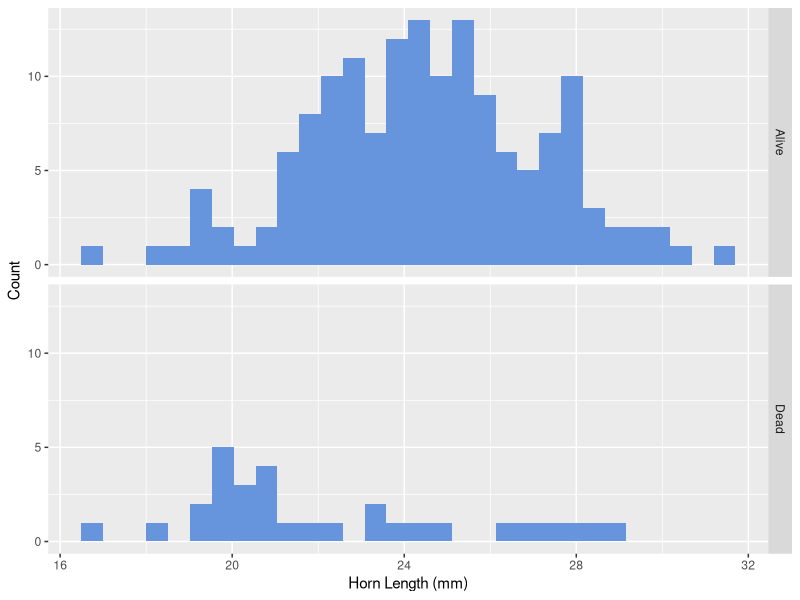

Write the R code that produced this figure.
## ---- chunk 1
#| echo: false
#| message: false

library(tidyverse)

SEM <- function(x) {
  sd(x) / sqrt(length(x))
}

## ---- chunk 2
set.seed(3575575)

Alive <- rnorm(n = 150, mean = 24.5, sd = 2.6)
Dead <- rnorm(n = 30, mean = 22.0, sd = 2.7)
Group <- c(rep("Alive", 150), rep("Dead", 30))

HL <- tibble(Horn_Length = c(Alive, Dead), Group = factor(Group))

HL |>
  ggplot(aes(Horn_Length)) +
  geom_histogram(bins = 30, fill = "#6695DE") +
  facet_grid(Group ~ .) +
  labs(x = "Horn Length (mm)", y = "Count")

HL |>
  group_by(Group) |>
  summarize(
    n = length(Horn_Length),
    Horn_mean = mean(Horn_Length),
    Horn_sd = sd(Horn_Length),
    Horn_SEM = SEM(Horn_Length)
  )

mod <- lm(Horn_Length ~ Group, data = HL)
summary(mod)
